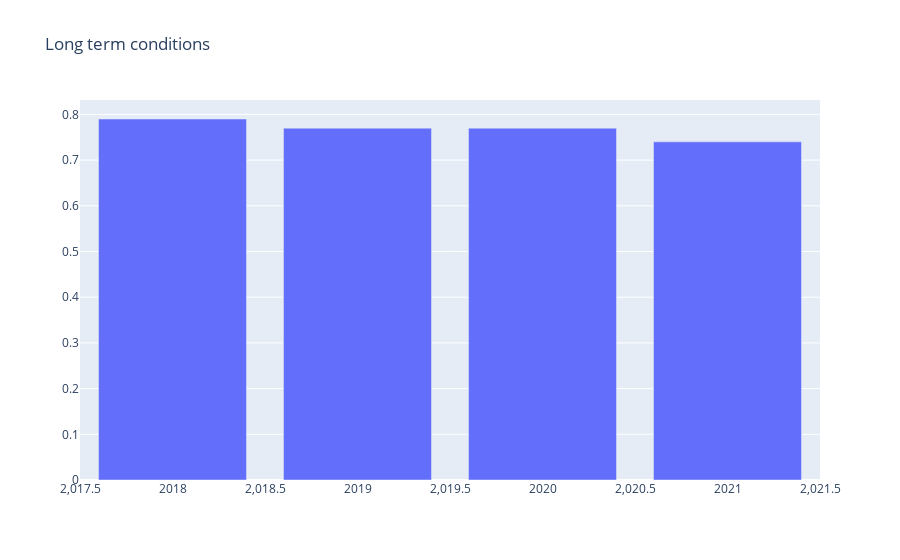

The notebook cell this image was saved under:
### Code cell
data = go.Bar (
    x = trend_ease_use_LTC.Year,
    y = trend_ease_use_LTC.Easy,
    name = "Long term health conditions")

data = [data]

layout = go.Layout(title = 'Long term conditions')

figure = go.Figure(data = data, layout = layout)
figure.show()

### Figure 1 — Plotly figure (JSON) as saved in the notebook; plotly's stock layout.template omitted (floating-point values rounded to 4 significant figures)
{"data": [{"name": "Long term health conditions", "type": "bar", "x": [2018, 2019, 2020, 2021], "y": [0.79, 0.77, 0.77, 0.74]}], "layout": {"title": {"text": "Long term conditions"}}}
